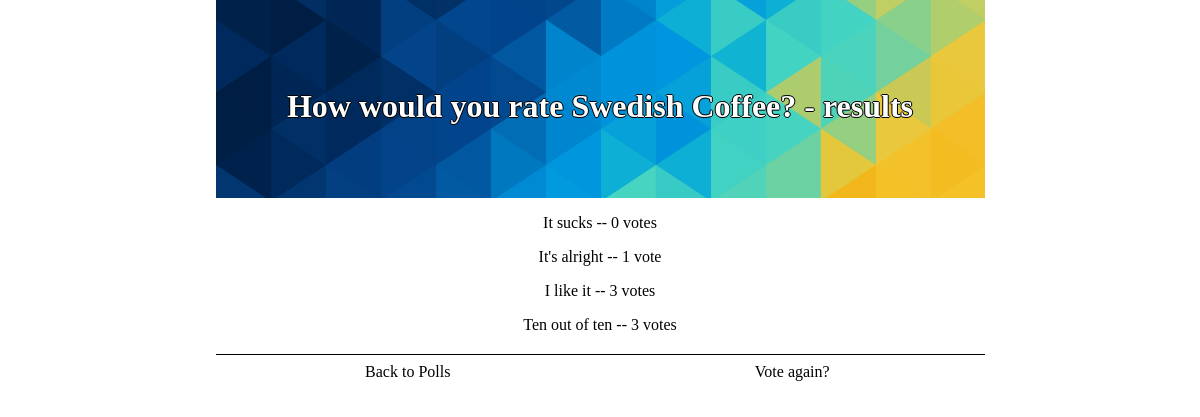
Page /polls/2/results/ on the earlier database version.
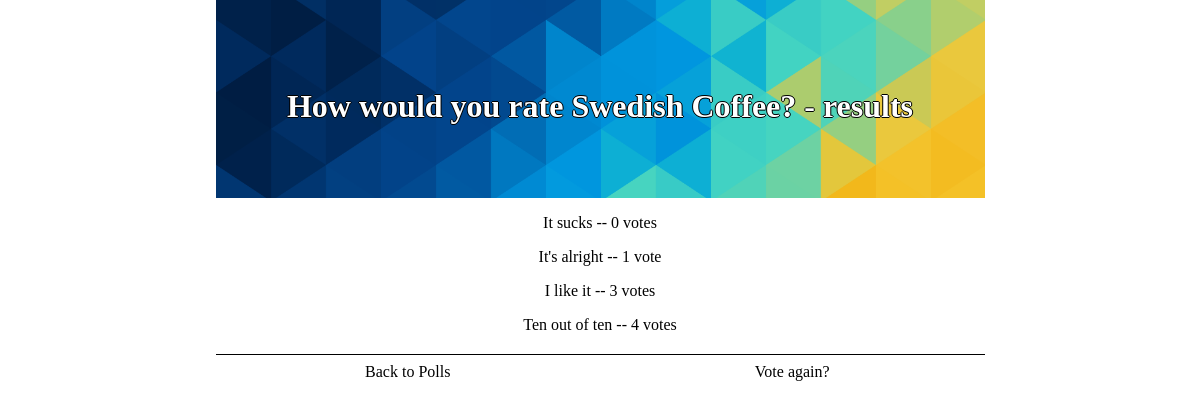
Same page on the later database version.
### polls/models.py (models this page shows, shortened)
class Question(models.Model):
    question_text = models.CharField(max_length=200)
    pub_date = models.DateTimeField('date published')
    def was_published_recently(self):
        now=timezone.now();
        return  now-datetime.timedelta(days=1) <= self.pub_date <= now
    was_published_recently.admin_order_field = 'pub_date'
    was_published_recently.boolean = True
    was_published_recently.short_description = 'Published recently?'

class Choice(models.Model):
    question = models.ForeignKey(Question, on_delete=models.CASCADE)
    choice_text = models.CharField(max_length=200)
    votes = models.IntegerField(default=0)

### polls/views.py (the view)
# urls.py: url(r'^(?P<pk>[0-9]+)/results/$', views.ResultsView.as_view(), name='results'),
class ResultsView(generic.DetailView):
    model = Question
    template_name = 'polls/results.html'

### polls/templates/polls/results.html (shortened to what this page needs)
{% extends "polls/base.html" %}
{% load staticfiles %}
{% block header %}
    <h1>{{ question.question_text}} - results</h1>
{% endblock %}
{%block container %}
{% for choice in question.choice_set.all %}
    <p>{{ choice.choice_text }} -- {{ choice.votes }} vote{{ choice.votes|pluralize }}</p>
{% endfor %}
{% endblock %}
{% block rAction %}
    <a class="actionButton rbutton" href="{% url 'polls:detail' question.id %}">
        Vote again?
    </a>
{% endblock %}

### polls/templates/polls/base.html (shortened to what this page needs)
<!DOCTYPE html>
<html>
    <head>
        {% load staticfiles %}
        <link rel="stylesheet" type="text/css" href="{% static 'polls/style.css' %}" />
    </head>
    <body>
        <div class="container">
            <div class="header"><img src="{% static 'polls/images/background.png' %}">
                <div class="headerh1">
                    {% block header %}
                    {% endblock %}
                </div>
            </div>
            {% block container %}
            {% endblock %}
            <div class="actionButtonCont">
                {% block lAction %}
                    <a class="actionButton lbutton" href="{% url 'polls:index' %}">
                        <div>
                            Back to Polls
                        </div>
                    </a>
                {% endblock %}
                {% block rAction %}
                {% endblock %}
            </div>
        </div>
    </body>
</html>

### polls/static/polls/style.css (style rules this page uses)
.container { width:100%; margin-top:-10px; margin-left: auto; margin-right: auto; text-align: center; }
.content a, h1 { text-align: center; text-decoration: none; }
.header { position: relative; width:100%; margin:0px; height:auto; max-height:200px; overflow:hidden; }
.headerh1 { position:absolute; left: 0; top: 50%; width: 100%; text-align: center; color:white; text-shadow:-1px 0 black, 0 1px black, 1px 0 black, 0-1px black; }
.headerh1 h1 { margin:0px; padding:0px; }
.header img { width:100%; height:auto; }
.actionButtonCont { display: flex; flex-wrap: wrap; margin-top:20px; padding-top:0px; border-top: 1px solid black; }
.actionButton { background-color: white; border: none; cursor:pointer; text-align: center; width:100%; padding-top:8px; padding-bottom:8px; text-decoration: none; color:black; }
.lbutton { order:2; }
.rbutton { order:1; }
@media screen and (min-width: 426px) { .headerh1 { top: 45%; } }
@media screen and (min-width: 426px) { .actionButton { width:50%; } }
@media screen and (min-width: 426px) { .lbutton { order:1; } }
@media screen and (min-width: 426px) { .rbutton { order:2; } }
@media screen and (min-width: 769px) { .container { width:769px; } }
@media screen and (min-width: 769px) { .headerh1 { top: 45%; } }

Differences in the rows shown:
changed Choice "Ten out of ten": votes "3" → "4"
